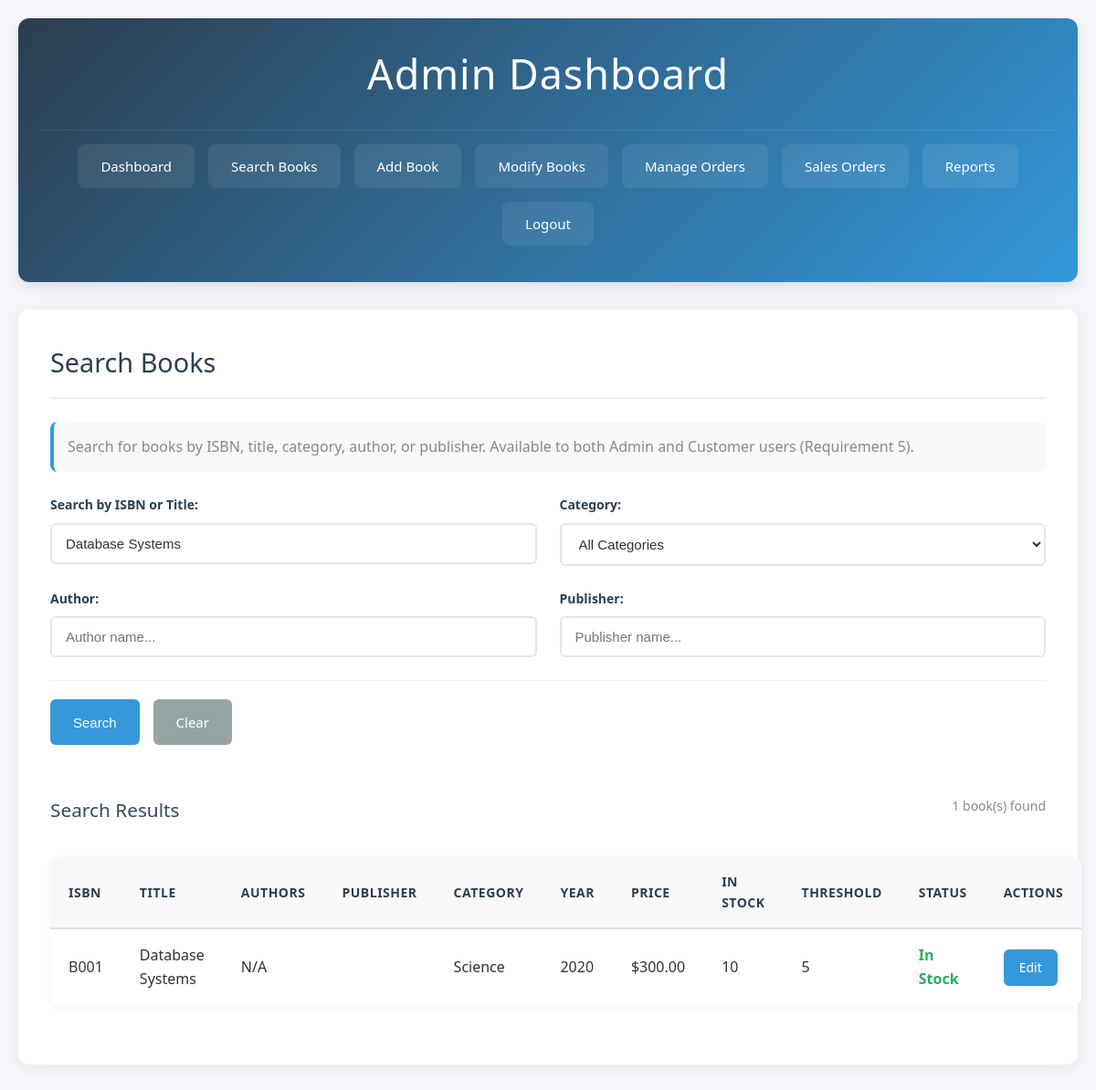
Screenshot of /admin/search.php?keyword=Database Systems (signed in) with the database file from the repository.
### tables this page shows
CREATE TABLE Book (
    ISBNID VARCHAR(20) PRIMARY KEY,
    title VARCHAR(150) NOT NULL,
    PID INT NOT NULL,
    publication_year INT CHECK (publication_year >= 1900),
    price DECIMAL(10,2) CHECK (price > 0),
    category ENUM('Science','Art','Religion','History','Geography'),
    quantity INT DEFAULT 0,
    threshold INT DEFAULT 5,
    FOREIGN KEY (PID) REFERENCES Publisher(PID)
);

### includes/functions.php (called while the page is built, shortened)
<?php
function searchBooks($pdo, $keyword, $category = null, $author = null, $publisher = null) {
    try {
        $sql = "SELECT b.* FROM Book b WHERE 1=1";
        $params = [];
        if (!empty($keyword)) {
            $sql .= " AND (b.title LIKE ? OR b.ISBNID LIKE ? OR b.category LIKE ?)";
            $params[] = "%$keyword%";
            $params[] = "%$keyword%";
            $params[] = "%$keyword%";
        }
        $sql .= " ORDER BY b.title";
        $stmt = $pdo->prepare($sql);
        $stmt->execute($params);
        return $stmt->fetchAll();
    } catch (Exception $e) {
        error_log("Error in searchBooks: " . $e->getMessage());
        return [];
    }
}
?>

### admin/search.php (the view, shortened to what this page needs)
<?php
require_once '../includes/config.php';
$search_results = [];
if ($_SERVER['REQUEST_METHOD'] == 'GET' && (isset($_GET['keyword']) || isset($_GET['category']))) {
    $keyword = $_GET['keyword'] ?? '';
    $category = $_GET['category'] ?? '';
    $author = $_GET['author'] ?? '';
    $publisher = $_GET['publisher'] ?? '';
    $search_results = searchBooks($pdo, $keyword, $category, $author, $publisher);
}
?>
<!DOCTYPE html>
<html lang="en">
<head>
    <link rel="stylesheet" href="../css/style.css">
</head>
<body>
    <div class="container">
        <header>
            <h1>Admin Dashboard</h1>
            <nav>
                <a href="dashboard.php">Dashboard</a>
                <a href="search.php">Search Books</a>
                <a href="add_book.php">Add Book</a>
                <a href="modify_book.php">Modify Books</a>
                <a href="manage_orders.php">Manage Orders</a>
                <a href="view_orders.php">Sales Orders</a>
                <a href="reports.php">Reports</a>
                <a href="../logout.php">Logout</a>
            </nav>
        </header>
        <main>
            <h2>Search Books</h2>
            <p class="page-description">
                Search for books by ISBN, title, category, author, or publisher.
                Available to both Admin and Customer users (Requirement 5).
            </p>
            <div class="search-form">
                <form method="GET" action="">
                    <div class="form-row">
                        <div class="form-group">
                            <label for="keyword">Search by ISBN or Title:</label>
                            <input type="text" id="keyword" name="keyword"
                                   value="<?php echo htmlspecialchars($_GET['keyword'] ?? ''); ?>"
                                   placeholder="Enter ISBN or book title...">
                        </div>
                        <div class="form-group">
                            <label for="category">Category:</label>
                            <select id="category" name="category">
                                <option value="">All Categories</option>
                            </select>
                        </div>
                    </div>
                    <div class="form-row">
                        <div class="form-group">
                            <label for="author">Author:</label>
                            <input type="text" id="author" name="author"
                                   value="<?php echo htmlspecialchars($_GET['author'] ?? ''); ?>"
                                   placeholder="Author name...">
                        </div>
                        <div class="form-group">
                            <label for="publisher">Publisher:</label>
                            <input type="text" id="publisher" name="publisher"
                                   value="<?php echo htmlspecialchars($_GET['publisher'] ?? ''); ?>"
                                   placeholder="Publisher name...">
                        </div>
                    </div>
                    <div class="form-actions">
                        <button type="submit" class="btn btn-primary">Search</button>
                        <a href="search.php" class="btn btn-secondary">Clear</a>
                    </div>
                </form>
            </div>
            <?php if (!empty($search_results) || (isset($_GET['keyword']) && empty($search_results))): ?>
            <div class="search-results">
                <div class="results-header">
                    <h3>Search Results</h3>
                    <?php if (!empty($search_results)): ?>
                        <span class="results-count"><?php echo count($search_results); ?> book(s) found</span>
                    <?php endif; ?>
                </div>
                <?php if (empty($search_results)): ?>
                    <p class="no-results">No books found matching your search criteria.</p>
                <?php else: ?>
                    <table>
                        <thead>
                            <tr>
                                <th>ISBN</th>
                                <th>Title</th>
                                <th>Authors</th>
                                <th>Publisher</th>
                                <th>Category</th>
                                <th>Year</th>
                                <th>Price</th>
                                <th>In Stock</th>
                                <th>Threshold</th>
                                <th>Status</th>
                                <th>Actions</th>
                            </tr>
                        </thead>
                        <tbody>
                            <?php foreach ($search_results as $book): ?>
                            <tr>
                                <td><?php echo $book['ISBNID']; ?></td>
                                <td><?php echo htmlspecialchars($book['title']); ?></td>
                                <td><?php echo htmlspecialchars($book['authors'] ?? 'N/A'); ?></td>
                                <td><?php echo htmlspecialchars($book['publisher_name']); ?></td>
                                <td><?php echo $book['category']; ?></td>
                                <td><?php echo $book['publication_year']; ?></td>
                                <td>$<?php echo number_format($book['price'], 2); ?></td>
                                <td>
                                    <?php
                                    echo $book['quantity'];
                                    ?>
                                </td>
                                <td><?php echo $book['threshold']; ?></td>
                                <td>
                                    <?php if ($book['quantity'] == 0): ?>
                                        <span class="status-out">Out of Stock</span>
                                    <?php elseif ($book['quantity'] < $book['threshold']): ?>
                                        <span class="status-low">Low Stock</span>
                                    <?php else: ?>
                                        <span class="status-ok">In Stock</span>
                                    <?php endif; ?>
                                </td>
                                <td>
                                    <a href="modify_book.php?search=<?php echo urlencode($book['ISBNID']); ?>"
                                       class="btn btn-small">Edit</a>
                                </td>
                            </tr>
                            <?php endforeach; ?>
                        </tbody>
                    </table>
                <?php endif; ?>
            </div>
            <?php endif; ?>
        </main>
    </div>
</body>
</html>

### css/style.css (style rules this page uses)
* { margin: 0; padding: 0; box-sizing: border-box; }
body { font-family: 'Segoe UI', Tahoma, Geneva, Verdana, sans-serif; line-height: 1.6; color: #333; background-color: #f5f7fa; }
.container { max-width: 1400px; margin: 0 auto; padding: 20px; }
header { background: linear-gradient(135deg, #2c3e50 0%, #3498db 100%); color: white; padding: 25px; border-radius: 12px; margin-bottom: 30px; box-shadow: 0 6px 15px rgba(0, 0, 0, 0.1); }
header h1 { margin-bottom: 25px; font-size: 2.8rem; text-align: center; font-weight: 300; letter-spacing: 1px; }
nav { display: flex; justify-content: center; gap: 15px; flex-wrap: wrap; padding: 15px 0; border-top: 1px solid rgba(255, 255, 255, 0.1); }
nav a { color: white; text-decoration: none; padding: 12px 25px; border-radius: 8px; background: rgba(255, 255, 255, 0.08); transition: all 0.3s ease; font-size: 15px; font-weight: 500; display: flex; align-items: center; gap: 8px; }
main { background: white; padding: 35px; border-radius: 12px; box-shadow: 0 4px 20px rgba(0, 0, 0, 0.08); margin-bottom: 30px; }
h2 { color: #2c3e50; margin-bottom: 25px; padding-bottom: 15px; border-bottom: 2px solid #ecf0f1; font-size: 1.8rem; font-weight: 400; }
h3 { color: #34495e; margin: 25px 0 15px; font-size: 1.3rem; font-weight: 500; }
.page-description { color: #7f8c8d; margin-bottom: 25px; padding: 15px; background: #f8f9fa; border-radius: 8px; border-left: 4px solid #3498db; }
.btn { display: inline-flex; align-items: center; justify-content: center; gap: 8px; padding: 12px 24px; background: #3498db; color: white; text-decoration: none; border: none; border-radius: 6px; cursor: pointer; transition: all 0.3s ease; font-size: 15px; font-weight: 500; border: 1px solid transparent; }
.btn-primary { background: #3498db; }
.btn-secondary { background: #95a5a6; }
.btn-small { padding: 8px 16px; font-size: 14px; }
.form-group { margin-bottom: 20px; }
.form-row { display: flex; gap: 25px; margin-bottom: 25px; }
.form-row .form-group { flex: 1; margin-bottom: 0; }
label { display: block; margin-bottom: 8px; color: #2c3e50; font-weight: 600; font-size: 14px; }
input, select, textarea { width: 100%; padding: 12px 15px; border: 2px solid #e0e6ed; border-radius: 6px; font-size: 15px; transition: all 0.3s ease; background: #fff; color: #333; }
.form-actions { display: flex; gap: 15px; margin-top: 25px; padding-top: 20px; border-top: 1px solid #ecf0f1; }
table { width: 100%; border-collapse: collapse; margin-bottom: 30px; background: white; box-shadow: 0 2px 8px rgba(0, 0, 0, 0.04); border-radius: 8px; overflow: hidden; }
th, td { padding: 16px 20px; text-align: left; border-bottom: 1px solid #ecf0f1; }
th { background: #f8f9fa; color: #2c3e50; font-weight: 600; font-size: 14px; text-transform: uppercase; letter-spacing: 0.5px; border-bottom: 2px solid #dee2e6; }
tr:last-child td { border-bottom: none; }
.status-ok { color: #27ae60; font-weight: 600; }
.search-results { margin-top: 30px; }
.results-header { display: flex; justify-content: space-between; align-items: center; margin-bottom: 20px; }
.results-count { color: #7f8c8d; font-size: 14px; font-weight: 500; }

### rows the page displays
book: ISBNID "B001", title "Database Systems", authors "N/A", category "Science", publication_year "2020", price "300.00", quantity "10", threshold "5", shows "In Stock"

### other values shown
count($search_results) "1"
